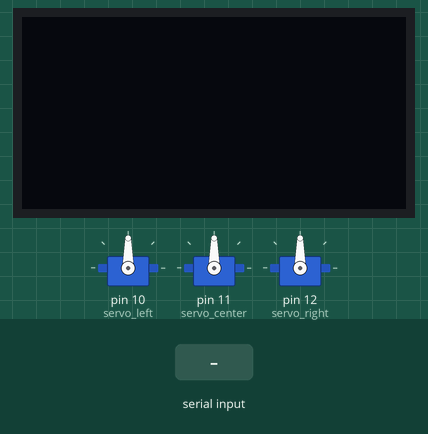
Simulated run of this sketch. Board: Arduino Uno, built with avr-gcc and run on an emulated ATmega328P. On the bench: 128×64 one-colour display, 3 × servo. Inputs (shaded band) come from the test bench. The display library's start-up logo is not drawn.

Above: at 3.2 s.
3.3 s: "90,45\n" received over Serial
At 3.7 s:
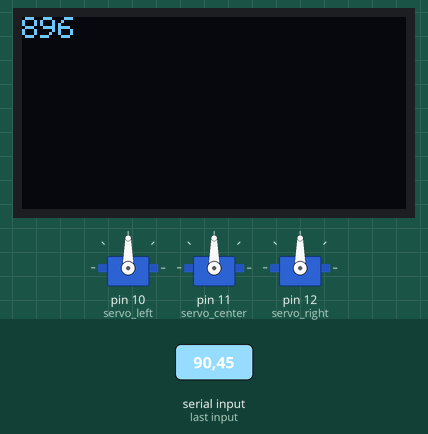
4.8 s: "30,150\n" received over Serial
Timing chart, 0 to 7.8 s (numbered marks = the images above; inputs shaded):
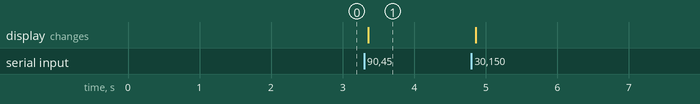

Measured:
- after the input at 3.3 s, the display: changes after 0.06 s (image 1)

The sketch:

Servo_Helmet.ino
```cpp
#include <Servo.h>
#include <Adafruit_GFX.h>
#include <Adafruit_SSD1306.h>

#define OLED_RESET 4
Adafruit_SSD1306 display(OLED_RESET);

#define XPOS 0
#define YPOS 1
#define DELTAY 2

#define LOGO16_GLCD_HEIGHT 16
#define LOGO16_GLCD_WIDTH  16
static const unsigned char PROGMEM logo16_glcd_bmp[] =
{ B00000000, B11000000,
  B00000001, B11000000,
  B00000001, B11000000,
  B00000011, B11100000,
  B11110011, B11100000,
  B11111110, B11111000,
  B01111110, B11111111,
  B00110011, B10011111,
  B00011111, B11111100,
  B00001101, B01110000,
  B00011011, B10100000,
  B00111111, B11100000,
  B00111111, B11110000,
  B01111100, B11110000,
  B01110000, B01110000,
  B00000000, B00110000 };

#if (SSD1306_LCDHEIGHT != 64)
#error("Height incorrect, please fix Adafruit_SSD1306.h!");
#endif

Servo servo_left;
Servo servo_center;
Servo servo_right;

int left_zero = 65;
int center_zero = 90;
int right_zero = 55;

short MAX_ROTATION = 30;
float SCREEN_FRACTION = -1;
int SERIAL_INPUT = -1;
int NUM_BYTES = -1;
int SCREEN_COUNTER = 0;
int one = -1;
int two = -1;

void setup() {
  display.begin(SSD1306_SWITCHCAPVCC, 0x3C);

  Serial.begin(9600);

   move_servo(servo_left, left_zero);
  move_servo(servo_center, center_zero);
  move_servo(servo_right, right_zero);

  servo_left.attach(10);
  servo_center.attach(11);
  servo_right.attach(12);

  display.display();

  delay(2000);

  display.clearDisplay();

  display.setTextSize(1);
  display.setTextColor(WHITE);
  display.setCursor(10,10);
}

void loop() {

  // input is an integer 0 -> 100, which corresponds to the percentage across the screen (from the left) that the largest pedestrian is
  // input is -1 if there is no pedestrian seen.

  if (Serial.available()) {

    read_serial_data();

    SCREEN_FRACTION = float(SERIAL_INPUT) / 100;
    display_pos();
    adjust_servos();
  }
}

void read_serial_data() {
  // we will ALWAYS read in a 3 digit number, n, 0 <= n <= 100.  e.g. 001, 014, 100
  SERIAL_INPUT = 0;
  NUM_BYTES = 0;
  int multi = 100;

  while(Serial.available() > 0) {
    delay(5);
    int this_input = Serial.read() - '0';
    SERIAL_INPUT += this_input * multi;
    multi /= 10;
    NUM_BYTES++;
  }
}

void adjust_servos() {
  adjust_servo_left();
  adjust_servo_center();
  adjust_servo_right();
}

void adjust_servo_left() {
  if (SCREEN_FRACTION < .5) {
    move_servo(servo_left, left_zero + (int)(round(MAX_ROTATION * (1 - 2 * SCREEN_FRACTION))));
  } else
    move_servo(servo_left, left_zero);
}

void adjust_servo_center() {
  if (SCREEN_FRACTION <= .5) {
    move_servo(servo_center, center_zero - (int)(round(MAX_ROTATION * 2 * SCREEN_FRACTION)));
  } else {
    move_servo(servo_center, center_zero - (int)(round(MAX_ROTATION * (1 - 2 * (SCREEN_FRACTION - .5)))));
  }
}

void adjust_servo_right() {
  if (SCREEN_FRACTION > .5) {
    move_servo(servo_right, right_zero - (int)(round(MAX_ROTATION * 2 * (SCREEN_FRACTION - .5))));
  } else
    move_servo(servo_right, right_zero);
}

void move_servo(Servo s1, int pos) {
  s1.write(pos);
}

void display_pos() {
  display.clearDisplay();
  display.setCursor(0,0);
  display.drawPixel(int(128 * SCREEN_FRACTION), 32, WHITE);
  display.print(SERIAL_INPUT);
  display.display();
}
```
